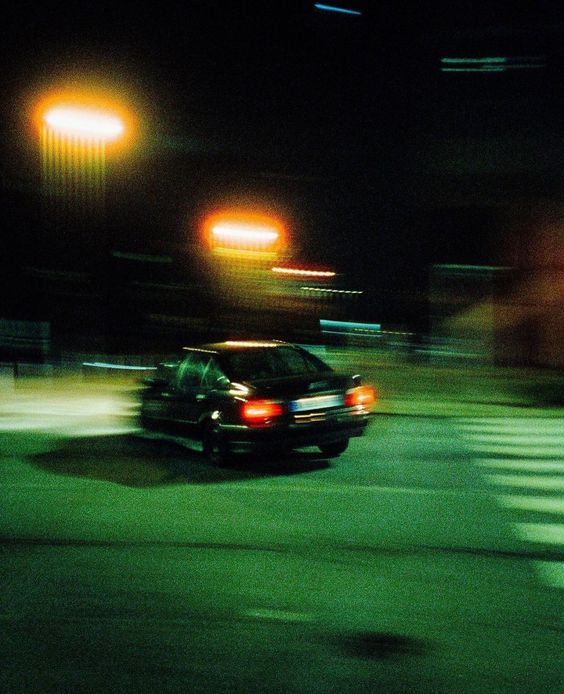
#> input picture Aplikasi A1-A8/image.jpg, 564 x 694 px, given in place of video.mp4, which was not available
$ python tempCodeRunnerFile.py
#> lines starting #> are read from the running program, lines starting #| are printed output that depends on the picture; after the words box and inside, x2 and y2 are one past the last pixel; in counts of white or black regions, pixels touching at a corner belong together; pictures that were not available may be replaced by others from this repository, and a replacement may not be noted
import cv2
import numpy as np

# Buka video
cap = cv2.VideoCapture('video.mp4')

# Koordinat garis (misalnya, garis horizontal di tengah layar)
line_y = cap.get(cv2.CAP_PROP_FRAME_HEIGHT) // 2

while cap.isOpened():
    ret, frame = cap.read()
#> frame is the input picture: shape (694, 564, 3); mean B, G, R 30.7, 54.4, 36.6
    if not ret:
        break

    # Mengubah citra menjadi citra keabuan (grayscale)
    img_gray = cv2.cvtColor(frame, cv2.COLOR_BGR2GRAY)
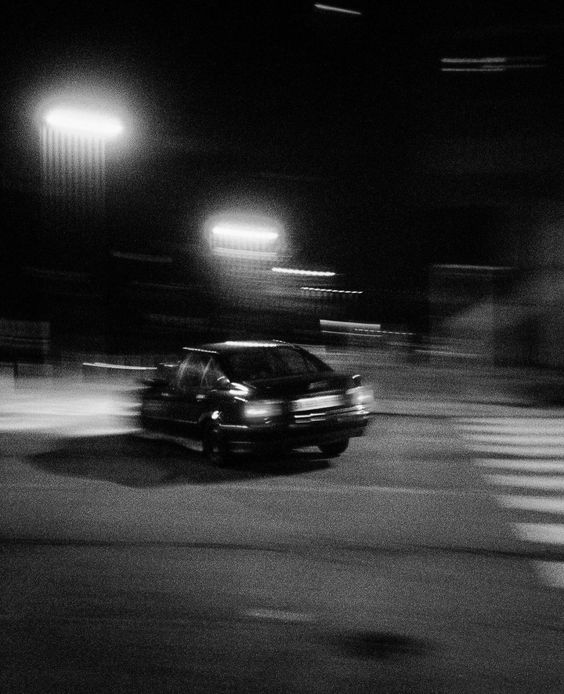
#> img_gray: shape (694, 564); min 0, max 253, mean 46.4

    # Melakukan thresholding Otsu
    ret, imgh = cv2.threshold(img_gray, 0, 255, cv2.THRESH_BINARY + cv2.THRESH_OTSU)
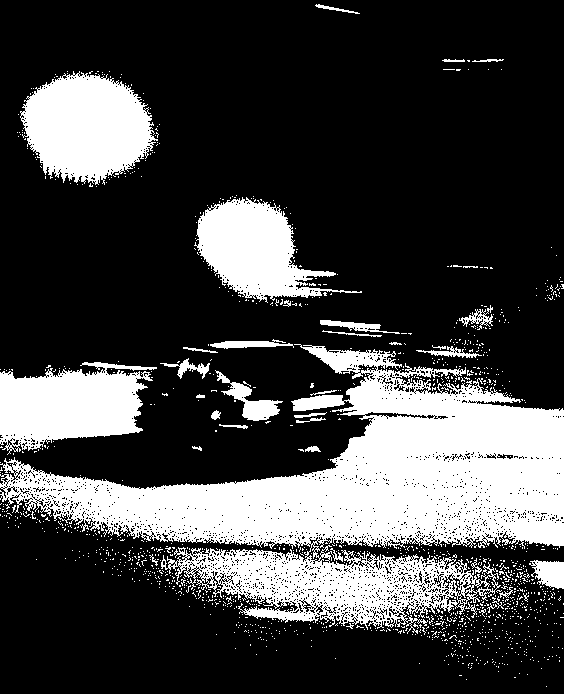
#> imgh: shape (694, 564); 26% white; 1368 white regions (1333 under 20 px)
#> ret = 68

    # Mendeteksi kontur
    contours, hierarchy = cv2.findContours(imgh, cv2.RETR_TREE, cv2.CHAIN_APPROX_SIMPLE)
#> contours = 4306 contours, 4224 with area under 20; largest, box (x1, y1, x2, y2) and area: (0, 344, 564, 634) 68670, (20, 71, 158, 185) 10546, (0, 362, 157, 455) 9256, (194, 197, 362, 303) 8002, (215, 370, 283, 421) 909

    # Loop melalui setiap kontur
    for contour in contours:
        # Ambil kotak pembatas untuk setiap kontur
        x, y, w, h = cv2.boundingRect(contour)
        # Hitung area kontur
        area = cv2.contourArea(contour)

        # Tandai objek jika area kontur berada dalam rentang tertentu
        if 500 < area < 10000:
            cv2.rectangle(frame, (x, y), (x + w, y + h), (0, 255, 0), 2)

            # Periksa apakah kontur melewati garis
            if y + h >= line_y and y <= line_y:
                cv2.putText(frame, "Object Crossing Line", (x, y - 10), cv2.FONT_HERSHEY_SIMPLEX, 0.5, (0, 0, 255), 2)

            # Perbedaan antara mobil dan motor
            if area > 3000:  # Anggap sebagai mobil
                cv2.putText(frame, "Mobil", (x, y - 10), cv2.FONT_HERSHEY_SIMPLEX, 0.5, (0, 255, 0), 2)
            else:  # Anggap sebagai motor
                cv2.putText(frame, "Motor", (x, y - 10), cv2.FONT_HERSHEY_SIMPLEX, 0.5, (0, 0, 255), 2)
#> this loop made 4306 passes
#> (x, y, w, h, area) on passes 702, 1090, 1126: (529, 560, 35, 29, 645.5), (215, 370, 68, 51, 909), (0, 362, 157, 93, 9256)
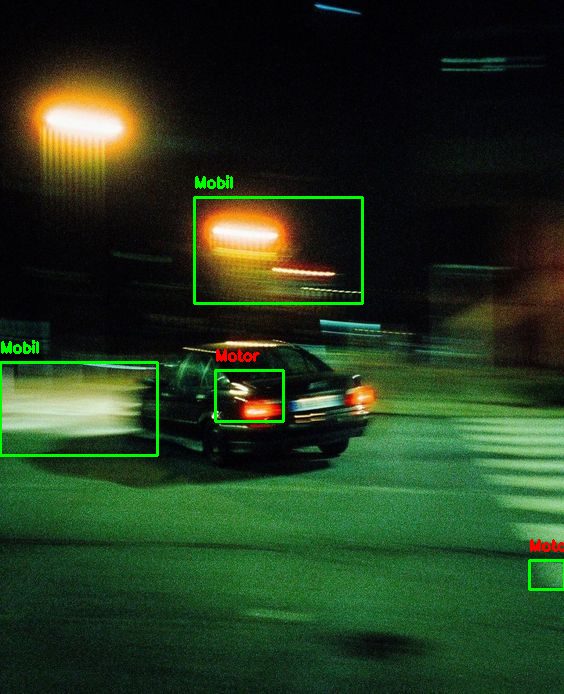
#> frame: shape (694, 564, 3); 1.35% of pixels changed, all inside (x1, y1, x2, y2) = (0, 175, 564, 591)

    # Gambar garis di tengah layar
    cv2.line(frame, (0, int(line_y)), (int(cap.get(cv2.CAP_PROP_FRAME_WIDTH)), int(line_y)), (255, 0, 0), 2)
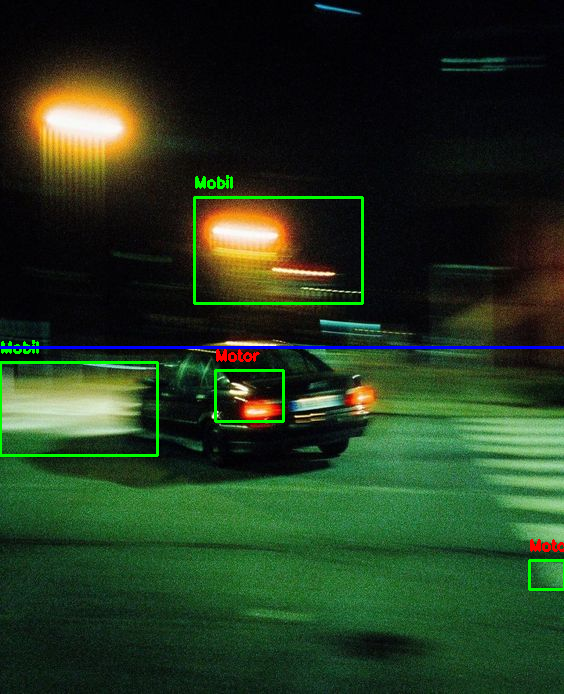
#> frame: shape (694, 564, 3); 0.43% of pixels changed, all inside (x1, y1, x2, y2) = (0, 346, 564, 349)

    # Tampilkan frame
    cv2.imshow('Vehicle Detection', frame)

    if cv2.waitKey(1) & 0xFF == ord('q'):
#> (key q is pressed here)
        break

cap.release()
cv2.destroyAllWindows()
